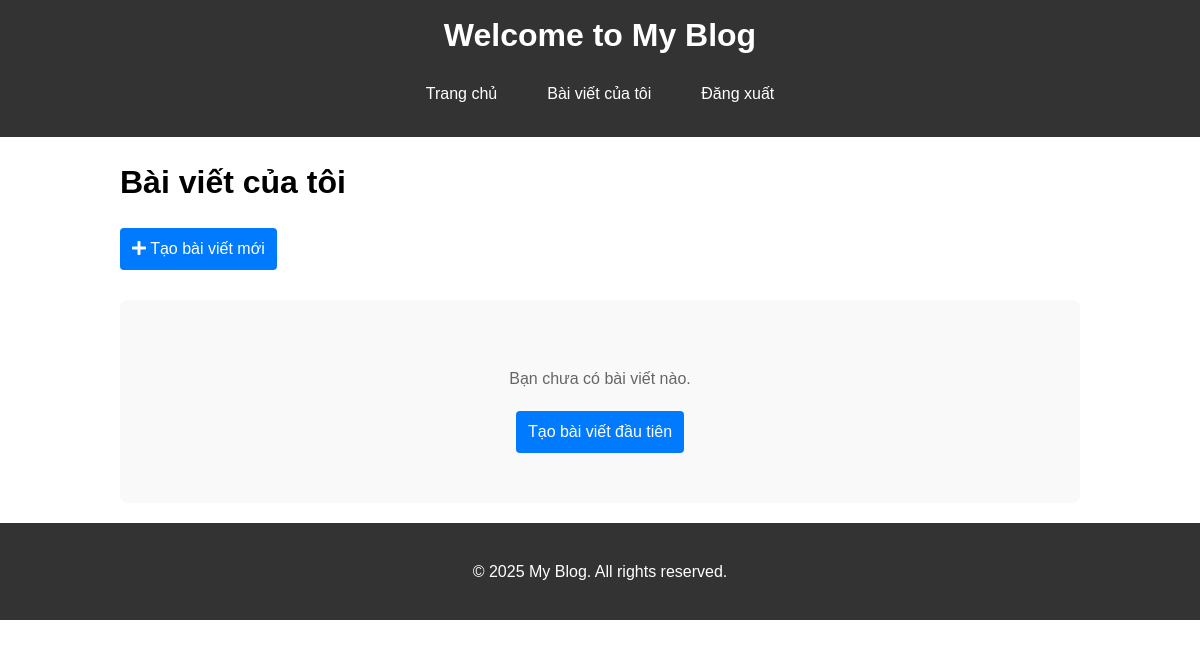
/my-posts (signed in), run on an earlier commit of the app's database.
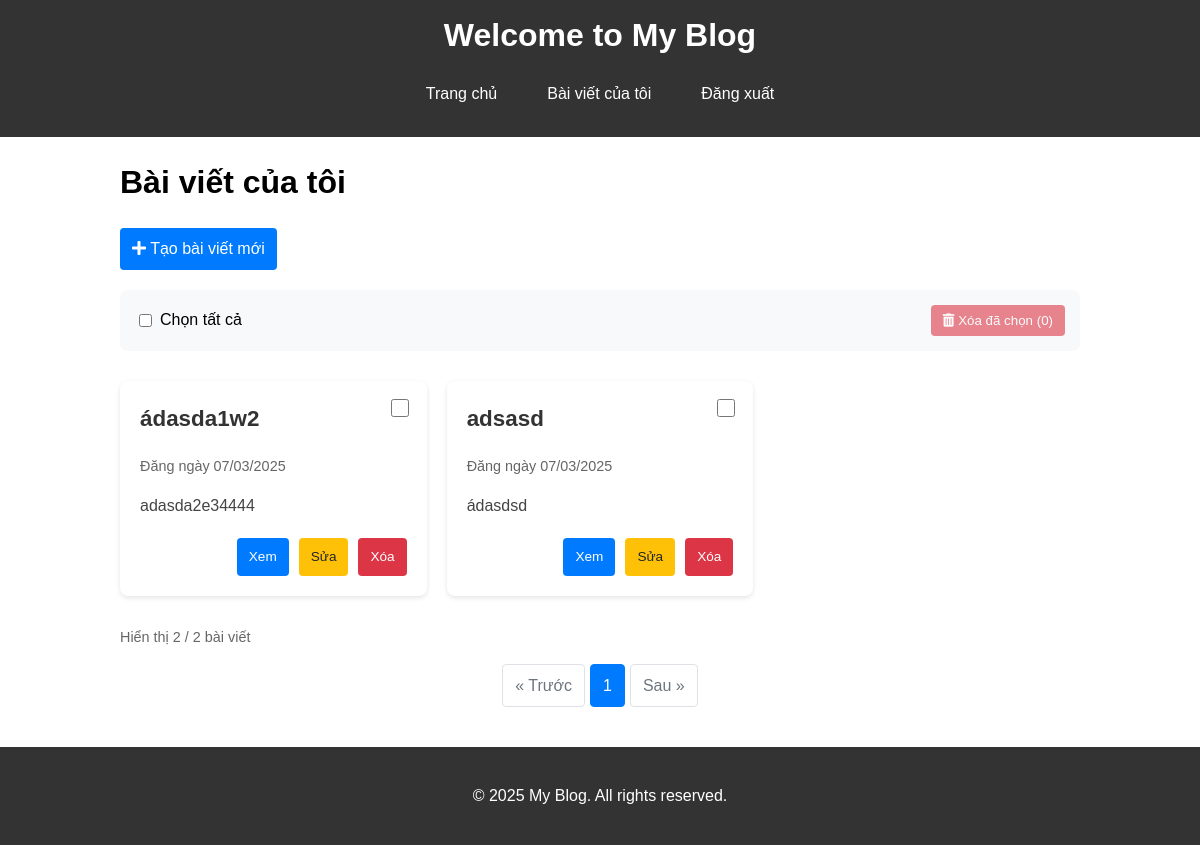
And on a later commit of the database.
### models.py (models this page shows)
class Post(db.Model):
    id = db.Column(db.Integer, primary_key=True)
    title = db.Column(db.String(200), nullable=False)
    content = db.Column(db.Text, nullable=False)
    date_posted = db.Column(db.DateTime, nullable=False, default=datetime.utcnow)
    user_id = db.Column(db.Integer, db.ForeignKey('user.id'), nullable=False)
    comments = db.relationship('Comment', backref='post', lazy=True, cascade='all, delete-orphan')

### app.py (the view)
@app.route('/my-posts', defaults={'page': 1})
@app.route('/my-posts/page/<int:page>')
@login_required
def my_posts(page):
    per_page = 5
    posts = Post.query.filter_by(user_id=current_user.id).order_by(Post.date_posted.desc()).paginate(page=page, per_page=per_page, error_out=False)
    return render_template('my_posts.html', posts=posts)

### app.py (called while the page is built)
@login_manager.user_loader
def load_user(user_id):
    return User.query.get(int(user_id))

@app.before_request
def check_blocked_user():
    if current_user.is_authenticated and current_user.is_blocked:
        logout_user()
        return redirect(url_for('blocked'))

@app.context_processor
def inject_current_year():
    from datetime import datetime
    return {'current_year': datetime.now().year}

### templates/my_posts.html (shortened to what this page needs)
{% extends "base.html" %}
{% block content %}
<div class="container">
    <h1>Bài viết của tôi</h1>
    <div class="action-bar">
        <a href="{{ url_for('new_post') }}" class="btn btn-primary">
            <i class="fas fa-plus"></i> Tạo bài viết mới
        </a>
    </div>
    {% if posts.total > 0 %}
        <form action="{{ url_for('bulk_delete_posts') }}" method="POST" id="bulk-delete-form">
            <div class="bulk-actions">
                <div class="select-all-wrapper">
                    <label><input type="checkbox" id="select-all"> Chọn tất cả</label>
                </div>
                <button type="submit" class="btn btn-danger bulk-delete-btn" disabled>
                    <i class="fas fa-trash-alt"></i> Xóa đã chọn (<span id="selected-count">0</span>)
                </button>
            </div>
            <div class="posts-grid">
                {% for post in posts.items %}
                <div class="post-card">
                    <div class="post-selector">
                        <input type="checkbox" name="post_ids" value="{{ post.id }}" class="post-checkbox">
                    </div>
                    <h2 class="post-title">{{ post.title }}</h2>
                    <p class="post-date">Đăng ngày {{ post.date_posted.strftime('%d/%m/%Y') }}</p>
                    <p class="post-excerpt">{{ post.content[:150] }}{% if post.content|length > 150 %}...{% endif %}</p>
                    <div class="post-actions">
                        <a href="{{ url_for('post', post_id=post.id) }}" class="btn btn-sm">Xem</a>
                        <a href="{{ url_for('edit_post', post_id=post.id) }}" class="btn btn-sm btn-warning">Sửa</a>
                        <a href="{{ url_for('delete_post', post_id=post.id) }}" class="btn btn-sm btn-danger"
                        onclick="return confirm('Bạn có chắc chắn muốn xóa bài viết này?');">Xóa</a>
                    </div>
                </div>
                {% endfor %}
            </div>
            <div class="pagination">
                <div class="pagination-info">
                    Hiển thị {{ posts.items|length }} / {{ posts.total }} bài viết
                </div>
                <div class="pagination-links">
                    {% if posts.has_prev %}
                        <a href="{{ url_for('my_posts', page=posts.prev_num) }}" class="pagination-link">&laquo; Trước</a>
                    {% else %}
                        <span class="pagination-link disabled">&laquo; Trước</span>
                    {% endif %}
                    {% for page_num in posts.iter_pages(left_edge=1, right_edge=1, left_current=2, right_current=2) %}
                        {% if page_num %}
                            {% if page_num == posts.page %}
                                <span class="pagination-link active">{{ page_num }}</span>
                            {% else %}
                                <a href="{{ url_for('my_posts', page=page_num) }}" class="pagination-link">{{ page_num }}</a>
                            {% endif %}
                        {% else %}
                            <span class="pagination-link dots">...</span>
                        {% endif %}
                    {% endfor %}
                    {% if posts.has_next %}
                        <a href="{{ url_for('my_posts', page=posts.next_num) }}" class="pagination-link">Sau &raquo;</a>
                    {% else %}
                        <span class="pagination-link disabled">Sau &raquo;</span>
                    {% endif %}
                </div>
            </div>
        </form>
    {% else %}
        <div class="no-posts">
            <p>Bạn chưa có bài viết nào.</p>
            <a href="{{ url_for('new_post') }}" class="btn btn-primary">Tạo bài viết đầu tiên</a>
        </div>
    {% endif %}
</div>
{% endblock %}

What changed in the data, as far as the page shows it:
added Post: title "ádasda1w2", date_posted "07/03/2025", content "adasda2e34444"
added Post: title "adsasd", date_posted "07/03/2025", content "ádasdsd"
Also different on the page:
form field value: (not shown) → "☐"
{{ posts.items|length }}: (not shown) → "2"
{{ posts.total }}: (not shown) → "2"
text no longer shown: "Bạn chưa có bài viết nào. Tạo bài viết đầu tiên"
text now shown: "Chọn tất cả Xóa đã chọn ( 0 ) Hiển thị / bài viết « Trước Sau »"
new list line: "1"
